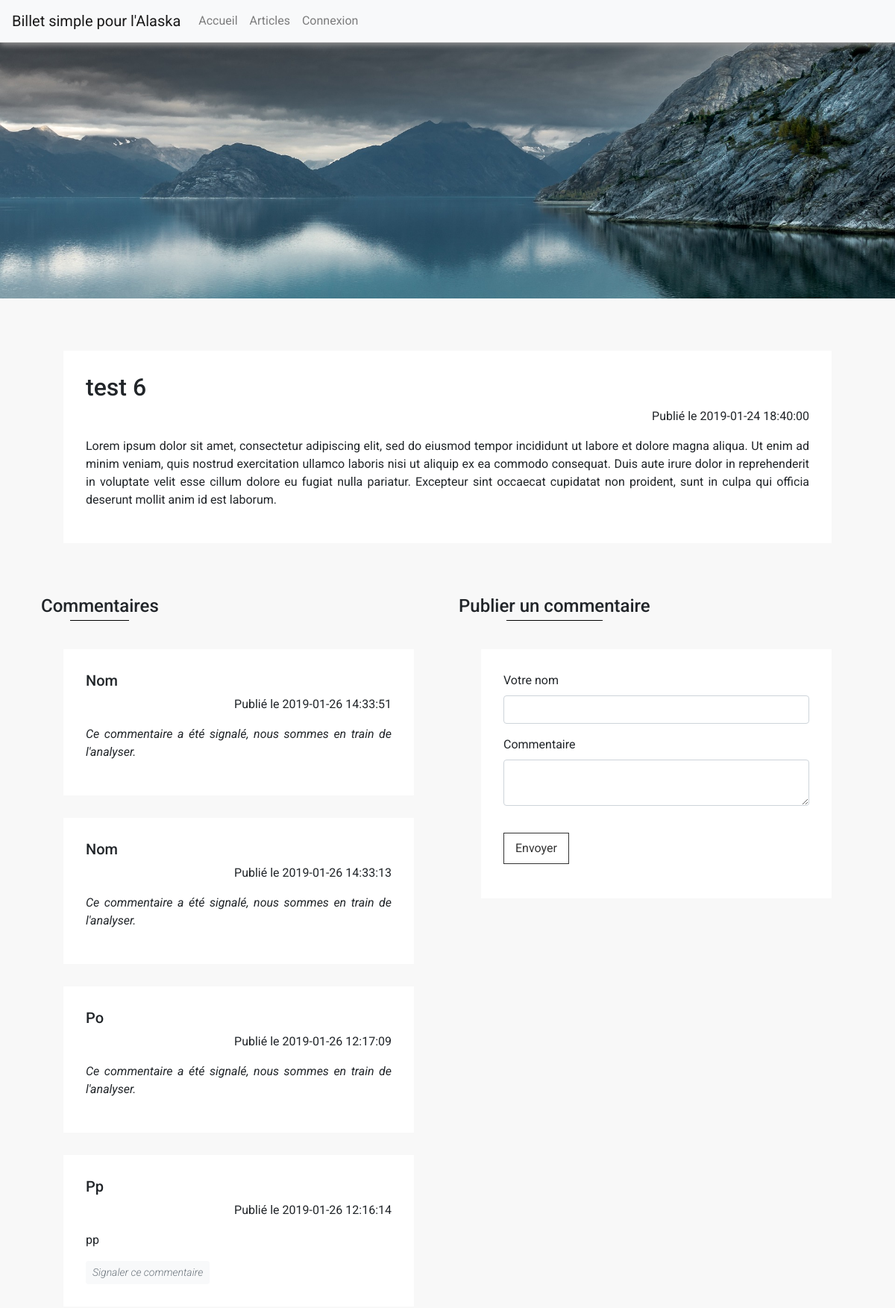
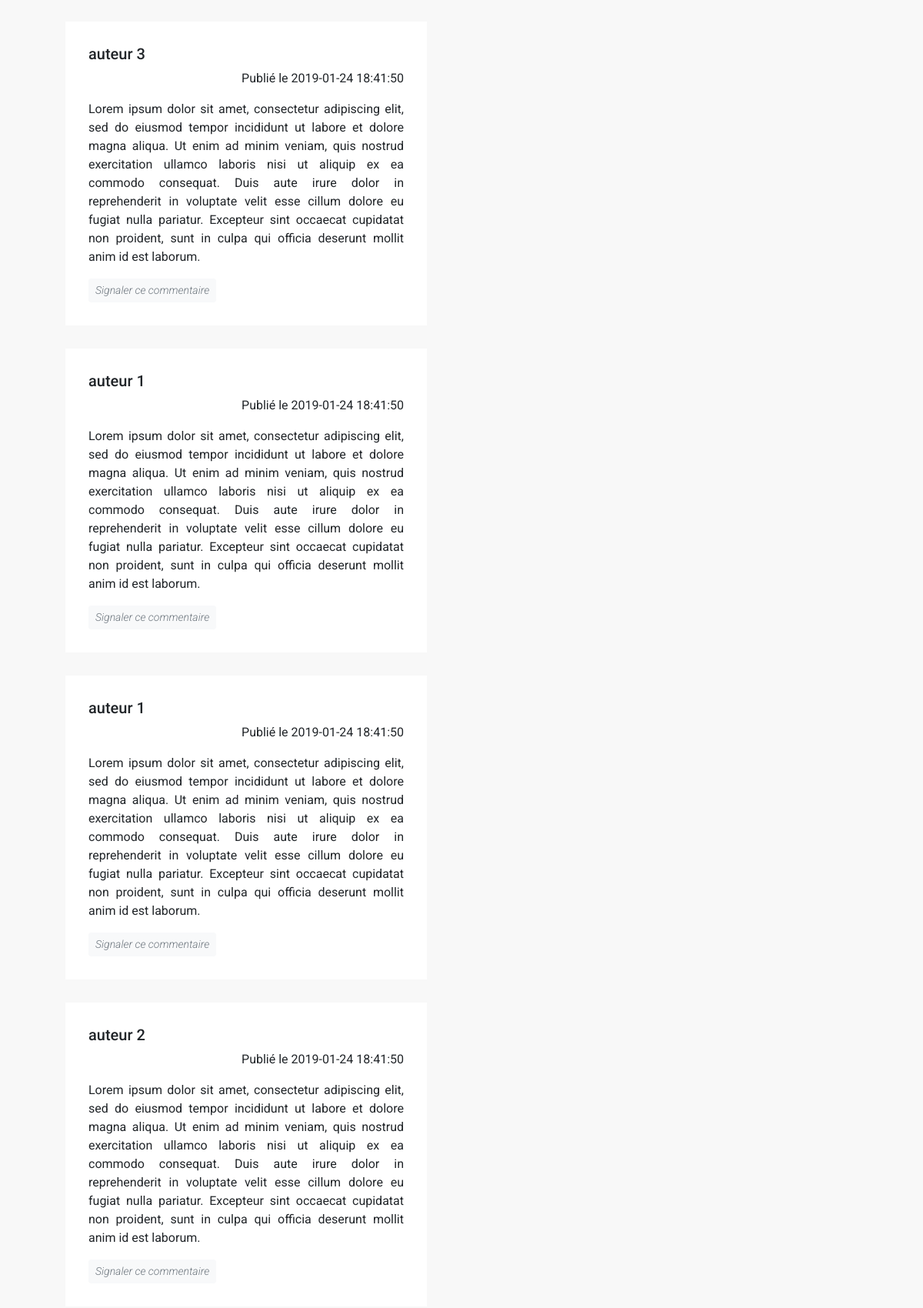
The page /chapitre?id=11 (upper part) on the database its author committed (2 pictures, top to bottom).
### tables this page shows
CREATE TABLE IF NOT EXISTS `post` (
  `id` int(11) NOT NULL AUTO_INCREMENT,
  `author` varchar(50) NOT NULL,
  `title` varchar(255) NOT NULL,
  `content` text NOT NULL,
  `createdAt` datetime NOT NULL,
  `updated` tinyint(1) NOT NULL DEFAULT '0',
  `updatedAt` datetime DEFAULT NULL,
  `reported` tinyint(1) NOT NULL DEFAULT '0',
  `reportedAt` datetime DEFAULT NULL,
  PRIMARY KEY (`id`)
);

CREATE TABLE IF NOT EXISTS `comment` (
  `id` int(11) NOT NULL AUTO_INCREMENT,
  `postId` int(11) NOT NULL,
  `author` varchar(50) NOT NULL,
  `comment` text NOT NULL,
  `createdAt` datetime NOT NULL,
  `updated` tinyint(1) NOT NULL DEFAULT '0',
  `updatedAt` datetime DEFAULT NULL,
  `reported` tinyint(1) NOT NULL DEFAULT '0',
  `reportedAt` datetime DEFAULT NULL,
  PRIMARY KEY (`id`)
);

### controler/chapitre.php (called while the page is built, shortened)
<?php
$post = new Post();
$comments = new Comment();
$erreur = null;
if (isset($_GET['id']) && $_GET['id'] !== null) {
    $postId = $_GET['id'];
    $post = $post->findById($postId);
}
if ($post->getId() === null) {
    $erreur = 'Ce chapitre n\'existe pas !';
} else {
    $comments = $comments->findAllByPost($post->getId());
}
include_once __DIR__ . '/../vue/chapitre.vue.php';

### model/BddConnexion.php (called while the page is built, shortened)
<?php
class BddConnexion
{
    public function __construct()
    {
        try {
            $this->bdd = new PDO('mysql:host=localhost;dbname=projet3', 'root', '');
        } catch (PDOException $e) {
            die('Erreur:' . $e->getMessage());
        };
    }
}

### model/Post.php (called while the page is built, shortened)
<?php
class Post extends BddConnexion
{
    private $id;
    private $title;
    private $content;
    private $createdAt;
    public function getId()
    {
        return $this->id;
    }
    public function setId($id)
    {
        $this->id = $id;
    }
    public function getTitle()
    {
        return $this->title;
    }
    public function setTitle($title)
    {
        $this->title = $title;
    }
    public function getContent()
    {
        return $this->content;
    }
    public function setContent($content)
    {
        $this->content = $content;
    }
    public function getCreatedAt()
    {
        return $this->createdAt;
    }
    public function setCreatedAt($createdAt)
    {
        $this->createdAt = $createdAt;
    }
    public function findById($id)
    {
        $req = $this->bdd->prepare('SELECT id, author, title, content, createdAt, updated, updatedAt, reported, reportedAt FROM post WHERE id=:id');
        $req->bindValue(':id', $id, PDO::PARAM_INT);
        $req->execute();
        $data = $req->fetch();
        $post = new Post();
        $post->setId($data['id']);
        $post->setAuthor($data['author']);
        $post->setTitle($data['title']);
        $post->setContent($data['content']);
        $post->setCreatedAt($data['createdAt']);
        $post->setUpdated($data['updated']);
        $post->setUpdatedAt($data['updatedAt']);
        $post->setReported($data['reported']);
        $post->setReportedAt($data['reportedAt']);
        return $post;
    }
}

### model/Comment.php (called while the page is built, shortened)
<?php
class Comment extends BddConnexion
{
    private $author;
    private $comment;
    private $createdAt;
    private $reported;
    public function getAuthor()
    {
        return $this->author;
    }
    public function setAuthor($author)
    {
        $this->author = $author;
    }
    public function getComment()
    {
        return $this->comment;
    }
    public function setComment($comment)
    {
        $this->comment = $comment;
    }
    public function getCreatedAt()
    {
        return $this->createdAt;
    }
    public function setCreatedAt($createdAt)
    {
        $this->createdAt = $createdAt;
    }
    public function isReported()
    {
        return $this->reported;
    }
    public function setReported($reported)
    {
        $this->reported = $reported;
    }
    public function findAllByPost($postId)
    {
        $listComments = [];
        $req = $this->bdd->prepare('SELECT id, postId, author, comment, createdAt, updated, updatedAt, reported, reportedAt FROM comment WHERE postId=:postId ORDER BY id DESC ');
        $req->bindValue('postId', $postId, PDO::PARAM_INT);
        $req->execute();
        while($datas = $req->fetch()){
            $comment = new Comment();
            $comment->setId($datas['id']);
            $comment->setPostId($postId);
            $comment->setAuthor($datas['author']);
            $comment->setComment($datas['comment']);
            $comment->setCreatedAt($datas['createdAt']);
            $comment->setUpdated($datas['updated']);
            $comment->setUpdatedAt($datas['updatedAt']);
            $comment->setReported($datas['reported']);
            $comment->setReportedAt($datas['reportedAt']);
            $listComments[] = $comment;
        }
        return $listComments;
    }
}

### vue/chapitre.vue.php (the view, shortened to what this page needs)
<!DOCTYPE html>
<html lang="fr">
<head>
    <link rel="stylesheet" href="https://stackpath.bootstrapcdn.com/bootstrap/4.1.3/css/bootstrap.min.css"
>
    <link rel="stylesheet" href="https://use.fontawesome.com/releases/v5.5.0/css/all.css"
>
    <link href="/vue/css/style.css" rel="stylesheet">
</head>
<body>
<div class="container-fluid">
    <div class="row">
        <?php
        include_once __DIR__ . '/includes/menu.inc.vue.php';
        ?>
    </div>
    <header class="row chapitreBanner">
    </header>
    <div class="content">
        <?php
        if ($erreur !== null) { ?>
            <section class="row">
                <div class="col-12 alert alert-danger text-center ">
                    <b><?= $erreur; ?></b>
                </div>
                <div class="col-12">
                    <div class="text-center">
                        <a href="/accueil" class="readMore">Retour à l'accueil</a>
                    </div>
                </div>
            </section>
            <?php
        } else {
            ?>
            <section class="row">
                <div class="col-12 ">
                    <article class="post ">
                        <h2><?= $post->getTitle(); ?></h2>
                        <p class="text-right">Publié le <?= $post->getCreatedAt(); ?></p>
                        <p><?= $post->getContent(); ?>
                        </p>
                    </article>
                </div>
            </section>
            <section class="row">
                <div class="col-sm-6">
                    <h4>Commentaires</h4>
                    <?php
                    if (isset($comments) && count($comments) > 0) {
                        foreach ($comments as $comment) {
                            ?>
                            <article class="post">
                                <h5><?= $comment->getAuthor(); ?></h5>
                                <p class="text-right">Publié le <?= $comment->getCreatedAt(); ?></p>
                                <p>
                                    <?php
                                    if ($comment->isReported() == true) {
                                        echo '<i>Ce commentaire a été signalé, nous sommes en train de l\'analyser.</i>';
                                    } else {
                                    echo $comment->getComment();
                                    ?>
                                </p>
                                <form action='/chapitre?id=<?= $post->getId(); ?>' method="post">
                                    <button type="submit" class="btn btn-light text-secondary font-weight-light btn-sm"
                                            name="report" value="report">
                                        <i>Signaler ce commentaire</i>
                                    </button>
                                </form>
                                <?php } ?>
                            </article>
                            <?php
                        }
                    } else { ?>
                        <div class="alert alert-warning text-center">
                            <b>Aucun commentaire pour ce chapitre.</b>
                        </div>
                        <?php
                    }
                    ?>
                </div>
                <div class="col-sm-6">
                    <h4>Publier un commentaire</h4>
                    <article class="post">
                        <form action='/chapitre?id=<?= $post->getId(); ?>' method="post">
                            <div class="form-group ">
                                <label class="control-label " for="author">Votre nom</label>
                                <input class="form-control <?php if (isset($erreursForm['author'])) {
                                    echo ' erreur-form';
                                } ?>" id="author" name="author" type="text"
                                       required <?php if (isset($_POST['author'])) {
                                    echo 'value="' . $_POST['author'] . '"';
                                } ?>/>
                            </div>
                            <div class="form-group ">
                                <label class="control-label" for="comment">Commentaire</label>
                                <textarea class="form-control <?php if (isset($erreursForm['comment'])) {
                                    echo ' erreur-form';
                                } ?>" id="comment" name="comment" required><?php if (isset($_POST['comment'])) {
                                    } ?></textarea>
                            </div>
                            <div class="form-group">
                                <div>
                                    <button class="submitBtn" name="envoyer" value="envoyer" type="submit">
                                        Envoyer
                                    </button>
                                </div>
                            </div>
                        </form>
                    </article>
                </div>
            </section>
        <?php } ?>
    </div>
</div>
</body>
</html>

### vue/includes/menu.inc.vue.php (shortened to what this page needs)
<nav class="navbar navbar-expand-lg navbar-light bg-light fixed-top">
    <a class="navbar-brand" href="/accueil">Billet simple pour l'Alaska</a>
    <div class="collapse navbar-collapse" id="navbarSupportedContent">
        <ul class="navbar-nav mr-auto">
            <li class="nav-item">
                <a class="nav-link" href="/accueil">Accueil</a>
            </li>
            <li class="nav-item">
                <a class="nav-link" href="/articles">Articles</a>
            </li>
            <li class="nav-item">
                <a class="nav-link" href="/connexion">Connexion</a>
            </li>
        </ul>
    </div>
</nav>

### vue/css/style.css (style rules this page uses)
html { scroll-behavior: smooth; }
body { font-family: 'Roboto', sans-serif; background-color: rgb(248, 248, 248); }
nav { border-bottom: 1px solid #e7e7e7; box-shadow: 0 3px 8px #999999; }
.chapitreBanner { height: 400px; background-image: url("../images/banner.jpg") ; background-position: center; background-size: cover; }
section, .content { padding: 20px; }
h4 { display: inline-block; padding-bottom: 5px; position: relative; }
section h4::before { content: ""; position: absolute; width: 50%; height: 1px; bottom: 0; left: 25%; border-bottom: 1px solid black; }
.post { margin: 30px; padding: 30px; background-color: white; text-align: justify; }
.submitBtn { margin-top: 20px; background: #ffffff; border: 1px solid #333; display: inline-block; color: #333; padding: 8px 15px; transition-property: background; transition-duration: 0.5s; }

### rows shown on the page
post: title "test 6", createdAt "2019-01-24 18:40:00", content "Lorem ipsum dolor sit amet, consectetur adipiscing elit, sed do eiusmod tempor incididunt ut labore et dolore magna aliqua. Ut enim ad minim veniam, quis nostrud exercitation ullamco laboris nisi ut aliquip ex ea commodo consequat. Duis aute irure dolor in reprehenderit in voluptate velit esse cillum dolore eu fugiat nulla pariatur. Excepteur sint occaecat cupidatat non proident, sunt in culpa qui officia deserunt mollit anim id est laborum."
comment: author "Nom", createdAt "2019-01-26 14:33:51", shows "Ce commentaire a été signalé, nous sommes en train de l", reported "analyser."
comment: author "Nom", createdAt "2019-01-26 14:33:13", shows "Ce commentaire a été signalé, nous sommes en train de l", reported "analyser."
comment: author "Po", createdAt "2019-01-26 12:17:09", shows "Ce commentaire a été signalé, nous sommes en train de l", reported "analyser."
comment: author "Pp", createdAt "2019-01-26 12:16:14", comment "pp"
comment: author "auteur 3", createdAt "2019-01-24 18:41:50", comment "Lorem ipsum dolor sit amet, consectetur adipiscing elit, sed do eiusmod tempor incididunt ut labore et dolore magna aliqua. Ut enim ad minim veniam, quis nostrud exercitation ullamco laboris nisi ut aliquip ex ea commodo consequat. Duis aute irure dolor in reprehenderit in voluptate velit esse cillum dolore eu fugiat nulla pariatur. Excepteur sint occaecat cupidatat non proident, sunt in culpa qui officia deserunt mollit anim id est laborum."
comment: author "auteur 1", createdAt "2019-01-24 18:41:50", comment "Lorem ipsum dolor sit amet, consectetur adipiscing elit, sed do eiusmod tempor incididunt ut labore et dolore magna aliqua. Ut enim ad minim veniam, quis nostrud exercitation ullamco laboris nisi ut aliquip ex ea commodo consequat. Duis aute irure dolor in reprehenderit in voluptate velit esse cillum dolore eu fugiat nulla pariatur. Excepteur sint occaecat cupidatat non proident, sunt in culpa qui officia deserunt mollit anim id est laborum."
comment: author "auteur 1", createdAt "2019-01-24 18:41:50", comment "Lorem ipsum dolor sit amet, consectetur adipiscing elit, sed do eiusmod tempor incididunt ut labore et dolore magna aliqua. Ut enim ad minim veniam, quis nostrud exercitation ullamco laboris nisi ut aliquip ex ea commodo consequat. Duis aute irure dolor in reprehenderit in voluptate velit esse cillum dolore eu fugiat nulla pariatur. Excepteur sint occaecat cupidatat non proident, sunt in culpa qui officia deserunt mollit anim id est laborum."
comment: author "auteur 2", createdAt "2019-01-24 18:41:50", comment "Lorem ipsum dolor sit amet, consectetur adipiscing elit, sed do eiusmod tempor incididunt ut labore et dolore magna aliqua. Ut enim ad minim veniam, quis nostrud exercitation ullamco laboris nisi ut aliquip ex ea commodo consequat. Duis aute irure dolor in reprehenderit in voluptate velit esse cillum dolore eu fugiat nulla pariatur. Excepteur sint occaecat cupidatat non proident, sunt in culpa qui officia deserunt mollit anim id est laborum."
